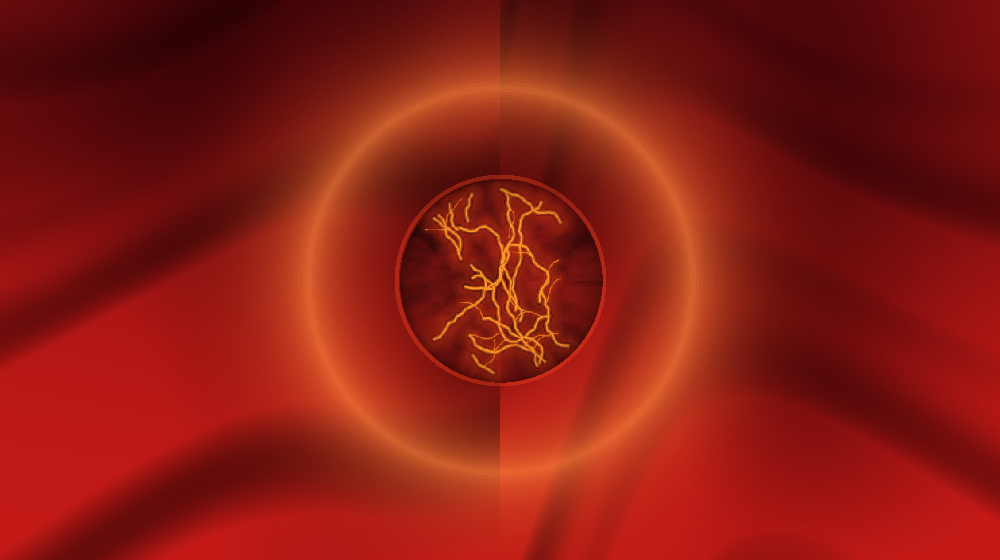

Recreate this plot in Python.
#!/usr/bin/env python3
# -*- coding: utf-8 -*-
"""
(5.47.0) PRÉVIA DO CÉU DE SANGUE — o mesmo desenho do CeuDeSangueFx, renderizado em Python.

Para quê: o dono reprovou o céu da 5.46.0 OLHANDO (\"tá horrível\") e eu não tenho o jogo aqui.
Este script refaz, em Python, a MESMA matemática do Java (`corCeu`, `nuvem`, as 22 veias, o aro
e o halo de textura) e cospe uma imagem de como o céu fica na tela — assim dá para conferir
antes de publicar que não sobrou FAIXA nem QUADRADO.

Regra: se mudar a conta no Java, muda aqui também (esta prévia é a prova visual).

Uso: python3 arte/previa_ceu.py [saida.png]
"""
import math
import os
import sys

import numpy as np
from PIL import Image

RAIZ = os.path.abspath(os.path.join(os.path.dirname(__file__), '..'))
TEX = os.path.join(RAIZ, 'src', 'main', 'resources', 'assets', 'rptag', 'textures', 'environment')

LARG, ALT = 1000, 560
FOV_H = math.radians(92.0)      # campo de visão horizontal

# ---- os mesmos números do CeuDeSangueFx.java
ASTRO = 21.0
RAIO_LUA = 100.0
F = 1.0                          # força do terremoto
T = 3.7                          # instante (s)
PULSO = 0.5 + 0.5 * math.sin(T * 2.1 * math.pi)
FASE = T % 7.0
CLARAO = (1.0 - FASE / 0.28) ** 2 if FASE < 0.28 else 0.0


def veia(theta, phi, t):
    """.veia() do Java: faixas compridas que se torcem (alfa por vértice, borda macia)."""
    torcao = math.sin(theta * 2.0 + t * 0.07) * 0.55 + math.sin(theta * 4.7 - t * 0.05) * 0.25
    a = math.sin((phi + torcao) * 11.0 + t * 0.12)
    b = math.sin((phi + torcao) * 23.0 - t * 0.19 + theta * 3.0)
    return 0.5 + 0.5 * (0.62 * a + 0.38 * b)


def cor_ceu(phi):
    """corCeu(): h=1 no horizonte, 0 nos polos; cor POR VÉRTICE (sem degrau)."""
    h = 1.0 - abs(math.pi * 0.5 - phi) / (math.pi * 0.5)
    h = h * h * (3.0 - 2.0 * h)
    r = 72.0 + (196.0 - 72.0) * h
    g = 5.0 + (26.0 - 5.0) * h
    b = 12.0 + (22.0 - 12.0) * h
    r = r + (255.0 - r) * CLARAO
    g = g + (90.0 - g) * CLARAO
    b = b + (60.0 - b) * CLARAO
    a = min(1.0, F * (0.90 + 0.10 * h) + 0.24 * CLARAO * F)
    return r, g, b, a


def nuvem(theta, phi, t):
    a = math.sin(theta * 2.3 + t * 0.22) * math.sin(phi * 3.1 - t * 0.16)
    b = math.sin(theta * 5.7 - t * 0.31 + phi * 4.3)
    c = math.sin(theta * 11.0 + t * 0.47) * math.sin(phi * 6.0 + t * 0.13)
    return 0.5 + 0.5 * (0.5 * a + 0.3 * b + 0.2 * c)


def veias(t):
    """as 22 faixas escuras, como no desenharVeias(): (theta, largura, phi, comprimento, alfa)."""
    fora = []
    for k in range(22):
        semente = k * 1.7
        theta = semente + t * 0.035 * (1.0 if k % 2 == 0 else -1.0)
        phi = 0.35 + 0.85 * (0.5 + 0.5 * math.sin(semente * 2.1 + t * 0.05))
        largura = 0.045 + 0.05 * (0.5 + 0.5 * math.sin(semente * 3.3))
        comprimento = 0.35 + 0.55 * (0.5 + 0.5 * math.cos(semente * 1.9 + t * 0.02))
        fora.append((theta, largura, phi, comprimento, 0.30 * F))
    return fora


def main(saida):
    # ---- a câmera olha para o céu com a lua à vista (elevação 34°, azimute 0)
    az_lua, el_lua = 0.0, math.radians(34.0)
    dir_lua = np.array([math.cos(el_lua) * math.cos(az_lua),
                        math.sin(el_lua),
                        math.cos(el_lua) * math.sin(az_lua)])
    alvo = dir_lua
    olho = np.array([0.0, 0.0, 0.0])
    frente = alvo / np.linalg.norm(alvo)
    direita = np.cross(frente, np.array([0.0, 1.0, 0.0]))
    direita /= np.linalg.norm(direita)
    cima = np.cross(direita, frente)

    ys, xs = np.mgrid[0:ALT, 0:LARG]
    u = (xs - LARG / 2.0) / (LARG / 2.0)
    v = -(ys - ALT / 2.0) / (ALT / 2.0)
    escala = math.tan(FOV_H / 2.0)
    dirs = (frente[None, None, :]
            + direita[None, None, :] * (u[..., None] * escala)
            + cima[None, None, :] * (v[..., None] * escala * ALT / LARG))
    dirs /= np.linalg.norm(dirs, axis=2, keepdims=True)

    # ângulos do céu
    phi = np.arccos(np.clip(dirs[..., 1], -1.0, 1.0))       # 0 = zênite
    theta = np.arctan2(dirs[..., 2], dirs[..., 0]) % (2 * math.pi)
    cos_lua = np.clip(dirs @ dir_lua, -1.0, 1.0)
    ang_lua = np.arccos(cos_lua)                             # ângulo até a lua (rad)

    img = np.zeros((ALT, LARG, 3), dtype=np.float64)

    # 1) o domo (degradê por vértice: aqui é analítico, então é contínuo de verdade)
    hh = 1.0 - np.abs(math.pi * 0.5 - phi) / (math.pi * 0.5)
    hh = hh * hh * (3.0 - 2.0 * hh)
    r = 72.0 + (196.0 - 72.0) * hh
    g = 5.0 + (26.0 - 5.0) * hh
    b = 12.0 + (22.0 - 12.0) * hh
    r = r + (255.0 - r) * CLARAO
    g = g + (90.0 - g) * CLARAO
    b = b + (60.0 - b) * CLARAO
    a = np.clip(F * (0.90 + 0.10 * hh) + 0.24 * CLARAO * F, 0.0, 1.0)
    img[..., 0] = r * a
    img[..., 1] = g * a
    img[..., 2] = b * a

    # 2) as nuvens de sangue (casca de baixo, alfa só onde passa do corte)
    nv = np.vectorize(lambda th, ph: nuvem(th, ph, T))(theta, phi)
    alfa_nuvem = np.clip((nv - 0.40) * 1.45 * F, 0.0, 1.0)
    img = img * (1 - alfa_nuvem[..., None]) + np.array([40.0, 0.0, 4.0]) * alfa_nuvem[..., None]

    # 3) as veias escuras (casca contínua, alfa por vértice: sem borda dura)
    vv_ = np.vectorize(lambda th, ph: veia(th, ph, T))(theta, phi)
    alfa_veia = np.clip((vv_ - 0.52) * 1.15 * F, 0.0, 1.0)
    img = img * (1 - alfa_veia[..., None]) + np.array([22.0, 0.0, 2.0]) * alfa_veia[..., None]

    # 4) o aro aceso da lua
    raio_disco = math.atan(ASTRO / RAIO_LUA)                 # ~11,9°
    bater = 1.0 + 0.045 * PULSO + 0.10 * CLARAO
    aro0, aro1 = raio_disco * bater * 0.995, raio_disco * bater * 1.035
    alfa_aro = min(1.0, F * (0.30 + 0.45 * PULSO + 0.5 * CLARAO))
    dentro_aro = (ang_lua >= aro0) & (ang_lua <= aro1)
    img[dentro_aro] = (img[dentro_aro] * (1 - alfa_aro)
                       + np.array([255.0, 70.0, 30.0]) * alfa_aro)

    # 5) O HALO — a textura com degradê radial (alfa zero na borda: nem canto, nem anel)
    halo = np.asarray(Image.open(os.path.join(TEX, 'halo_de_sangue.png')).convert('RGBA'),
                      dtype=np.float64) / 255.0
    raio_halo = raio_disco * 3.6 * (1.0 + 0.05 * PULSO + 0.22 * CLARAO)
    alfa_halo = min(1.0, F * (0.72 + 0.28 * PULSO + 0.45 * CLARAO))
    rr = np.clip(ang_lua / raio_halo, 0.0, 1.0)
    iy = np.clip((rr * (halo.shape[0] - 1)).astype(int), 0, halo.shape[0] - 1)
    ha = halo[iy, halo.shape[1] // 2, 3][..., None] * alfa_halo
    hc = halo[iy, halo.shape[1] // 2, :3] * 255.0
    img = img * (1 - ha) + hc * ha

    # 6) a LUA (textura, no disco do céu)
    lua = np.asarray(Image.open(os.path.join(TEX, 'lua_de_sangue.png')).convert('RGBA'),
                     dtype=np.float64) / 255.0
    lado = lua.shape[0]
    # projeta o disco na tela: raio local 0..1 dentro do disco
    frente_l = dir_lua
    dir_l = np.cross(frente_l, np.array([0.0, 1.0, 0.0]))
    dir_l /= np.linalg.norm(dir_l)
    cima_l = np.cross(dir_l, frente_l)
    xu = dirs @ dir_l
    yu = dirs @ cima_l
    dentro = (ang_lua <= raio_disco * bater) & (np.abs(xu) <= 10) & (np.abs(yu) <= 10)
    uu = np.clip((xu / (raio_disco * bater) * 0.5 + 0.5), 0, 1)
    vv = np.clip((yu / (raio_disco * bater) * 0.5 + 0.5), 0, 1)
    ix = np.clip((uu * (lado - 1)).astype(int), 0, lado - 1)
    iy2 = np.clip(((1 - vv) * (lado - 1)).astype(int), 0, lado - 1)
    la = lua[iy2, ix, 3][..., None] * dentro[..., None]
    lc = lua[iy2, ix, :3] * 255.0
    img = img * (1 - la) + lc * la

    # 7) o chão (só para dar a noção de horizonte) — cinza escuro rachado
    chao = phi > math.pi * 0.5
    img[chao] = img[chao] * 0.18 + np.array([10.0, 3.0, 3.0])

    out = np.clip(img, 0, 255).astype(np.uint8)
    Image.fromarray(out).save(saida)
    print('prévia do céu: %s (%dx%d)' % (saida, LARG, ALT))


if __name__ == '__main__':
    main(sys.argv[1] if len(sys.argv) > 1 else os.path.join(RAIZ, 'arte', 'previa_ceu.png'))
